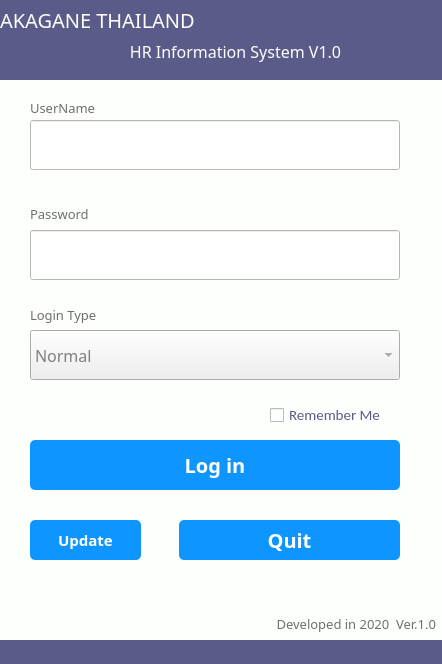
<?xml version="1.0" encoding="UTF-8"?>
<ui version="4.0">
 <class>loginWindow</class>
 <widget class="QMainWindow" name="loginWindow">
  <property name="geometry">
   <rect>
    <x>0</x>
    <y>0</y>
    <width>442</width>
    <height>664</height>
   </rect>
  </property>
  <property name="minimumSize">
   <size>
    <width>442</width>
    <height>664</height>
   </size>
  </property>
  <property name="maximumSize">
   <size>
    <width>442</width>
    <height>664</height>
   </size>
  </property>
  <property name="font">
   <font>
    <weight>75</weight>
    <bold>true</bold>
   </font>
  </property>
  <property name="windowTitle">
   <string>AKT HR Information System</string>
  </property>
  <property name="styleSheet">
   <string notr="true">QMainWindow
{
    background-color:rgb(253, 255, 253);

}</string>
  </property>
  <widget class="QWidget" name="centralwidget">
   <widget class="QLabel" name="label">
    <property name="geometry">
     <rect>
      <x>0</x>
      <y>0</y>
      <width>471</width>
      <height>40</height>
     </rect>
    </property>
    <property name="styleSheet">
     <string notr="true">QWidget
{
    /*字体为微软雅黑*/
    font-family:Microsoft Yahei;
    /*字体大小为20点*/
    font-size:15pt;
    /*字体颜色为白色*/    
	
    color:white;
    /*背景颜色*/  
    background-color:rgb(91, 91, 138)

}
</string>
    </property>
    <property name="text">
     <string>AKAGANE THAILAND</string>
    </property>
    <property name="alignment">
     <set>Qt::AlignLeading|Qt::AlignLeft|Qt::AlignVCenter</set>
    </property>
   </widget>
   <widget class="QLabel" name="label_2">
    <property name="geometry">
     <rect>
      <x>0</x>
      <y>40</y>
      <width>471</width>
      <height>40</height>
     </rect>
    </property>
    <property name="styleSheet">
     <string notr="true">QWidget
{
    /*字体为微软雅黑*/
    font-family:Microsoft Yahei;
    /*字体大小为20点*/
    font-size:12pt;
    /*字体颜色为白色*/    
	
    color:white;
    /*背景颜色*/  
    background-color:rgb(91, 91, 138)

}
</string>
    </property>
    <property name="text">
     <string>HR Information System V1.0</string>
    </property>
    <property name="alignment">
     <set>Qt::AlignHCenter|Qt::AlignTop</set>
    </property>
   </widget>
   <widget class="QLabel" name="label_3">
    <property name="geometry">
     <rect>
      <x>30</x>
      <y>100</y>
      <width>141</width>
      <height>16</height>
     </rect>
    </property>
    <property name="styleSheet">
     <string notr="true">QLabel
{
    /*字体为微软雅黑*/
    font-family:Microsoft Yahei;
    /*字体大小为20点*/
	color:rgb(111, 111, 111);
   font-size:10pt;
 	
}</string>
    </property>
    <property name="text">
     <string>UserName</string>
    </property>
   </widget>
   <widget class="QLabel" name="label_4">
    <property name="geometry">
     <rect>
      <x>30</x>
      <y>206</y>
      <width>141</width>
      <height>16</height>
     </rect>
    </property>
    <property name="styleSheet">
     <string notr="true">QLabel
{
    /*字体为微软雅黑*/
    font-family:Microsoft Yahei;
    /*字体大小为20点*/
	color:rgb(111, 111, 111);
   font-size:10pt;
 	
}</string>
    </property>
    <property name="text">
     <string>Password</string>
    </property>
   </widget>
   <widget class="QLineEdit" name="lineEdit">
    <property name="geometry">
     <rect>
      <x>30</x>
      <y>120</y>
      <width>370</width>
      <height>50</height>
     </rect>
    </property>
    <property name="autoFillBackground">
     <bool>false</bool>
    </property>
    <property name="styleSheet">
     <string notr="true">QLineEdit
{
    /*字体为微软雅黑*/
    font-family:Microsoft Yahei;
    /*字体大小为20点*/
	color:grey;
   font-size:12pt;
	background-color:rgb(255, 255, 255);
}

QLineEdit:hover
{
    /*背景颜色*/  
   background-color:rgb(229, 242, 255);
}

QLineEdit:focus
{
    /*背景颜色*/  
   background-color:rgb(229, 242, 255);
}</string>
    </property>
    <property name="text">
     <string/>
    </property>
    <property name="frame">
     <bool>true</bool>
    </property>
    <property name="clearButtonEnabled">
     <bool>true</bool>
    </property>
   </widget>
   <widget class="QLineEdit" name="lineEdit_2">
    <property name="geometry">
     <rect>
      <x>30</x>
      <y>230</y>
      <width>370</width>
      <height>50</height>
     </rect>
    </property>
    <property name="autoFillBackground">
     <bool>false</bool>
    </property>
    <property name="styleSheet">
     <string notr="true">QLineEdit
{
    /*字体为微软雅黑*/
    font-family:Microsoft Yahei;
    /*字体大小为20点*/
	color:grey;
   font-size:12pt;
	background-color:rgb(255, 255, 255);
}

QLineEdit:hover
{
    /*背景颜色*/  
   background-color:rgb(229, 242, 255);
}

QLineEdit:focus
{
    /*背景颜色*/  
   background-color:rgb(229, 242, 255);
}</string>
    </property>
    <property name="text">
     <string/>
    </property>
    <property name="frame">
     <bool>true</bool>
    </property>
    <property name="echoMode">
     <enum>QLineEdit::Password</enum>
    </property>
    <property name="clearButtonEnabled">
     <bool>true</bool>
    </property>
   </widget>
   <widget class="QComboBox" name="comboBox">
    <property name="geometry">
     <rect>
      <x>30</x>
      <y>330</y>
      <width>370</width>
      <height>50</height>
     </rect>
    </property>
    <property name="styleSheet">
     <string notr="true">QComboBox
{
    /*字体为微软雅黑*/
    font-family:Microsoft Yahei;
    /*字体大小为20点*/
	color:grey;
   font-size:12pt;

}</string>
    </property>
    <item>
     <property name="text">
      <string>Normal</string>
     </property>
    </item>
    <item>
     <property name="text">
      <string>HR Approver</string>
     </property>
    </item>
    <item>
     <property name="text">
      <string>Administrator</string>
     </property>
    </item>
   </widget>
   <widget class="QLabel" name="label_5">
    <property name="geometry">
     <rect>
      <x>30</x>
      <y>304</y>
      <width>141</width>
      <height>21</height>
     </rect>
    </property>
    <property name="styleSheet">
     <string notr="true">QLabel
{
    /*字体为微软雅黑*/
    font-family:Microsoft Yahei;
    /*字体大小为20点*/
	color:rgb(111, 111, 111);
   font-size:10pt;
 	
}</string>
    </property>
    <property name="text">
     <string>Login Type</string>
    </property>
   </widget>
   <widget class="QCheckBox" name="checkBox">
    <property name="geometry">
     <rect>
      <x>270</x>
      <y>400</y>
      <width>130</width>
      <height>30</height>
     </rect>
    </property>
    <property name="styleSheet">
     <string notr="true">QCheckBox{

	color:rgb(91, 91, 138);
	    font-family:Calibri;
    /*字体大小为20点*/
   font-size:11pt;

}</string>
    </property>
    <property name="text">
     <string>Remember Me</string>
    </property>
   </widget>
   <widget class="QPushButton" name="pushButton">
    <property name="geometry">
     <rect>
      <x>30</x>
      <y>440</y>
      <width>370</width>
      <height>50</height>
     </rect>
    </property>
    <property name="font">
     <font>
      <family>Microsoft Yahei</family>
      <pointsize>15</pointsize>
      <weight>75</weight>
      <bold>true</bold>
     </font>
    </property>
    <property name="styleSheet">
     <string notr="true">QPushButton
{
    /*字体为微软雅黑*/
    font-family:Microsoft Yahei;
    /*字体大小为20点*/
    font-size:15pt;
    /*字体颜色为白色*/    
    color:white;
    /*背景颜色*/  
    background-color:rgb(14 , 150 , 254);
    /*边框圆角半径为8像素*/ 
    border-radius:5px;
}

/*按钮停留态*/
QPushButton:hover
{
    /*背景颜色*/  
    background-color:rgb(7, 114, 254);
    padding-left:-3px;
    /*上内边距为3像素，让按下时字向下移动3像素*/  
    padding-top:-3px;
}

/*按钮按下态*/
QPushButton:pressed
{
    /*背景颜色*/  
    background-color:rgb(14 , 135 , 228);
    /*左内边距为3像素，让按下时字向右移动3像素*/  
    padding-left:3px;
    /*上内边距为3像素，让按下时字向下移动3像素*/  
    padding-top:3px;
}</string>
    </property>
    <property name="text">
     <string>Log in</string>
    </property>
   </widget>
   <widget class="QPushButton" name="pushButton_2">
    <property name="geometry">
     <rect>
      <x>179</x>
      <y>520</y>
      <width>221</width>
      <height>40</height>
     </rect>
    </property>
    <property name="font">
     <font>
      <family>Microsoft Yahei</family>
      <pointsize>15</pointsize>
      <weight>75</weight>
      <bold>true</bold>
     </font>
    </property>
    <property name="styleSheet">
     <string notr="true">QPushButton
{
    /*字体为微软雅黑*/
    font-family:Microsoft Yahei;
    /*字体大小为20点*/
    font-size:15pt;
    /*字体颜色为白色*/    
    color:white;
    /*背景颜色*/  
    background-color:rgb(14 , 150 , 254);
    /*边框圆角半径为8像素*/ 
    border-radius:5px;
}

/*按钮停留态*/
QPushButton:hover
{
    /*背景颜色*/  
    background-color:rgb(7, 114, 254);
    padding-left:-3px;
    /*上内边距为3像素，让按下时字向下移动3像素*/  
    padding-top:-3px;
}

/*按钮按下态*/
QPushButton:pressed
{
    /*背景颜色*/  
    background-color:rgb(14 , 135 , 228);
    /*左内边距为3像素，让按下时字向右移动3像素*/  
    padding-left:3px;
    /*上内边距为3像素，让按下时字向下移动3像素*/  
    padding-top:3px;
}</string>
    </property>
    <property name="text">
     <string>Quit</string>
    </property>
   </widget>
   <widget class="QWidget" name="widget" native="true">
    <property name="geometry">
     <rect>
      <x>10</x>
      <y>570</y>
      <width>208</width>
      <height>50</height>
     </rect>
    </property>
    <property name="styleSheet">
     <string notr="true">background-image: url(:/source/AKT_logo.png);</string>
    </property>
   </widget>
   <widget class="QLabel" name="label_6">
    <property name="geometry">
     <rect>
      <x>0</x>
      <y>640</y>
      <width>450</width>
      <height>30</height>
     </rect>
    </property>
    <property name="styleSheet">
     <string notr="true">QWidget
{
    /*字体为微软雅黑*/
    font-family:Microsoft Yahei;
    /*字体大小为20点*/
    font-size:8pt;
    /*字体颜色为白色*/    
	
    color:white;
    /*背景颜色*/  
    background-color:rgb(91, 91, 138)

}
</string>
    </property>
    <property name="text">
     <string/>
    </property>
    <property name="alignment">
     <set>Qt::AlignHCenter|Qt::AlignTop</set>
    </property>
   </widget>
   <widget class="QLabel" name="label_7">
    <property name="geometry">
     <rect>
      <x>186</x>
      <y>615</y>
      <width>250</width>
      <height>20</height>
     </rect>
    </property>
    <property name="styleSheet">
     <string notr="true">QLabel
{
    /*字体为微软雅黑*/
    font-family:Microsoft Yahei;
    /*字体大小为20点*/
	color:rgb(111, 111, 111);
   font-size:10pt;
 	
}</string>
    </property>
    <property name="text">
     <string>Developed in 2020  Ver.1.0</string>
    </property>
    <property name="alignment">
     <set>Qt::AlignRight|Qt::AlignTop|Qt::AlignTrailing</set>
    </property>
   </widget>
   <widget class="QPushButton" name="pushButton_3">
    <property name="geometry">
     <rect>
      <x>30</x>
      <y>520</y>
      <width>111</width>
      <height>40</height>
     </rect>
    </property>
    <property name="font">
     <font>
      <family>Microsoft Yahei</family>
      <pointsize>11</pointsize>
      <weight>75</weight>
      <bold>true</bold>
     </font>
    </property>
    <property name="styleSheet">
     <string notr="true">QPushButton
{
    /*字体为微软雅黑*/
    font-family:Microsoft Yahei;
    /*字体大小为20点*/
    font-size:11pt;
    /*字体颜色为白色*/    
	font-weight: bold;
    color:white;
    /*背景颜色*/  
    background-color:rgb(14 , 150 , 254);
    /*边框圆角半径为8像素*/ 
    border-radius:5px;
}

/*按钮停留态*/
QPushButton:hover
{
    /*背景颜色*/  
    background-color:rgb(7, 114, 254);
    padding-left:-3px;
    /*上内边距为3像素，让按下时字向下移动3像素*/  
    padding-top:-3px;
}

/*按钮按下态*/
QPushButton:pressed
{
    /*背景颜色*/  
    background-color:rgb(14 , 135 , 228);
    /*左内边距为3像素，让按下时字向右移动3像素*/  
    padding-left:3px;
    /*上内边距为3像素，让按下时字向下移动3像素*/  
    padding-top:3px;
}</string>
    </property>
    <property name="text">
     <string>Update</string>
    </property>
   </widget>
  </widget>
 </widget>
 <resources>
  <include location="image1.qrc"/>
  <include location="Logo_AKB.qrc"/>
  <include location="Logo_AKT.qrc"/>
 </resources>
 <connections/>
</ui>
